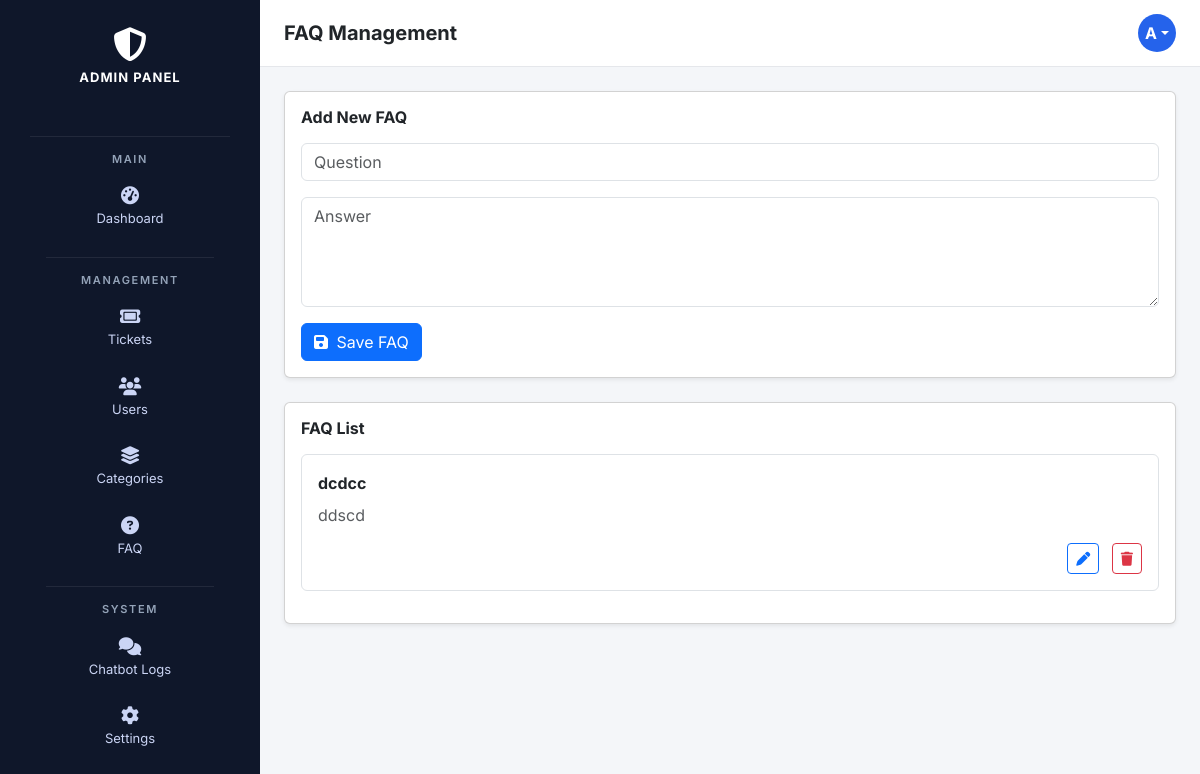
The app's page /admin/manage_faq.php (signed in), older data.
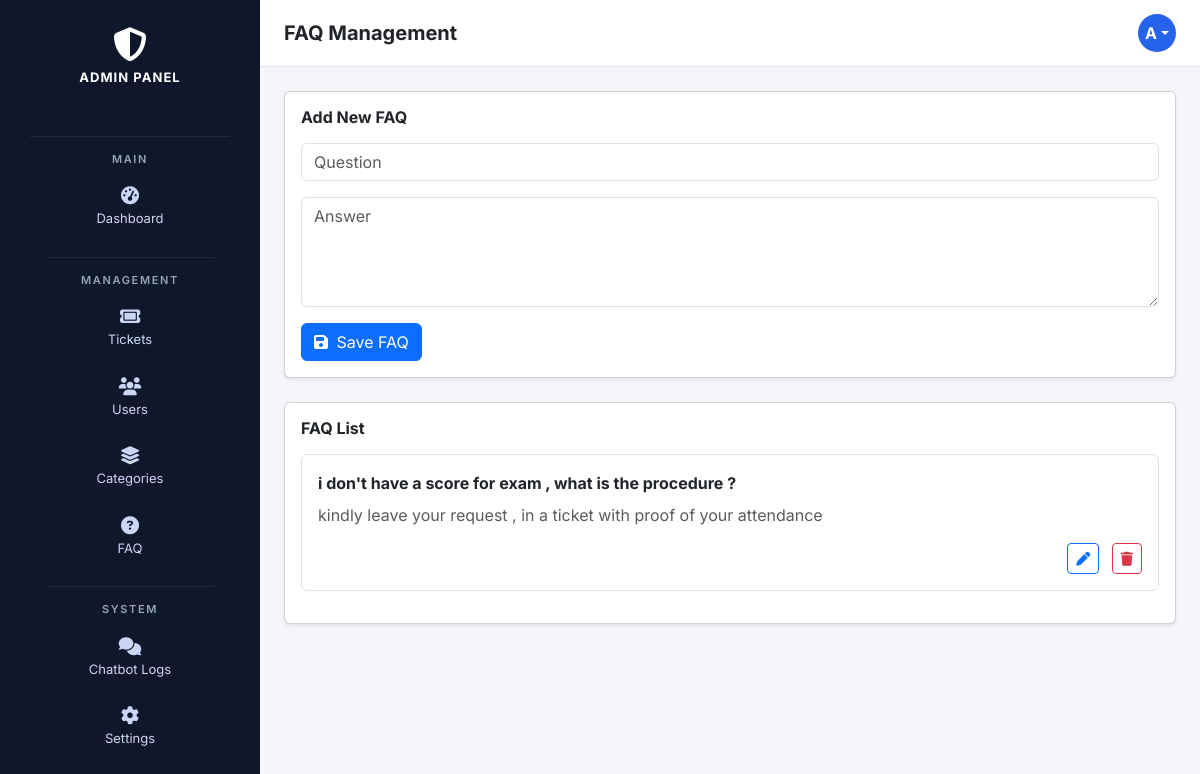
The same page, newer data.
### tables this page shows
CREATE TABLE `faqs` (
  `id` int(11) NOT NULL,
  `question` text NOT NULL,
  `answer` text NOT NULL,
  `created_at` timestamp NOT NULL DEFAULT current_timestamp()
);

### admin/manage_faq.php (the view, shortened to what this page needs)
<?php
require_once __DIR__ . '/../config/db.php';
$currentPage = basename($_SERVER['PHP_SELF']);
$email = $_SESSION['email'];
$initials = strtoupper($email[0]);
$faqs = $conn->query("SELECT * FROM faqs ORDER BY id DESC")->fetchAll(PDO::FETCH_ASSOC);
?>
<!doctype html>
<html lang="en">
<head>
<link href="https://cdn.jsdelivr.net/npm/bootstrap@5.3.0/dist/css/bootstrap.min.css" rel="stylesheet">
<link href="https://cdnjs.cloudflare.com/ajax/libs/font-awesome/6.5.0/css/all.min.css" rel="stylesheet">
</head>
<body>
<div class="d-flex">
<aside class="sidebar">
  <div class="sidebar-header">
    <i class="fa-solid fa-shield-halved"></i>
    <h5>ADMIN PANEL</h5>
  </div>
  <div class="sidebar-divider"></div>
  <div class="sidebar-nav px-3">
    <div class="sidebar-section">MAIN</div>
    <a class="<?= $currentPage==='dashboard.php'?'active':'' ?>" href="dashboard.php">
      <i class="fa-solid fa-gauge-high"></i><span>Dashboard</span>
    </a>
    <div class="sidebar-divider"></div>
    <div class="sidebar-section">MANAGEMENT</div>
    <a class="<?= $currentPage==='tickets.php'?'active':'' ?>" href="tickets.php">
      <i class="fa-solid fa-ticket"></i><span>Tickets</span>
    </a>
    <a class="<?= $currentPage==='manage_users.php'?'active':'' ?>" href="manage_users.php">
      <i class="fa-solid fa-users"></i><span>Users</span>
    </a>
    <a class="<?= $currentPage==='manage_categories.php'?'active':'' ?>" href="manage_categories.php">
      <i class="fa-solid fa-layer-group"></i><span>Categories</span>
    </a>
    <a class="<?= $currentPage==='faq.php'?'active':'' ?>" href="manage_faq.php">
      <i class="fa-solid fa-circle-question"></i><span>FAQ</span>
    </a>
    <div class="sidebar-divider"></div>
    <div class="sidebar-section">SYSTEM</div>
    <a href="chatbot_logs.php"><i class="fa-solid fa-comments"></i><span>Chatbot Logs</span></a>
    <a href="settings.php"><i class="fa-solid fa-gear"></i><span>Settings</span></a>
  </div>
</aside>
<main class="flex-grow-1">
<div class="topbar">
  <h5 class="fw-bold mb-0">FAQ Management</h5>
  <div class="dropdown">
    <div class="avatar dropdown-toggle" data-bs-toggle="dropdown"><?= $initials ?></div>
  </div>
</div>
<div class="p-4">
<div class="card shadow-sm mb-4">
  <div class="card-body">
    <h6 class="fw-bold mb-3">Add New FAQ</h6>
    <form method="POST">
      <input name="question" class="form-control mb-3" placeholder="Question" required>
      <textarea name="answer" class="form-control mb-3" rows="4" placeholder="Answer" required></textarea>
      <button name="add_faq" class="btn btn-primary">
        <i class="fa fa-save me-1"></i> Save FAQ
      </button>
    </form>
  </div>
</div>
<div class="card shadow-sm">
  <div class="card-body">
    <h6 class="fw-bold mb-3">FAQ List</h6>
<?php foreach($faqs as $f): ?>
<div class="border rounded p-3 mb-3 bg-white">
  <strong><?= htmlspecialchars($f['question']) ?></strong>
  <p class="text-muted mt-2"><?= nl2br(htmlspecialchars($f['answer'])) ?></p>
  <div class="text-end">
    <button class="btn btn-sm btn-outline-primary me-2"
            data-bs-toggle="modal" data-bs-target="#edit<?= $f['id'] ?>">
      <i class="fa fa-pen"></i>
    </button>
    <a href="?delete=<?= $f['id'] ?>" class="btn btn-sm btn-outline-danger"
       onclick="return confirm('Delete this FAQ?')">
      <i class="fa fa-trash"></i>
    </a>
  </div>
</div>
<?php endforeach; ?>
  </div>
</div>
</div>
</main>
</div>
</body>
</html>

Row changes from the older to the newer data that the page shows:
removed faqs: question "dcdcc", answer "ddscd"
added faqs: question "i don't have a score for exam , what is the procedure ?", answer "kindly leave your request , in a ticket with proof of your attendance"
